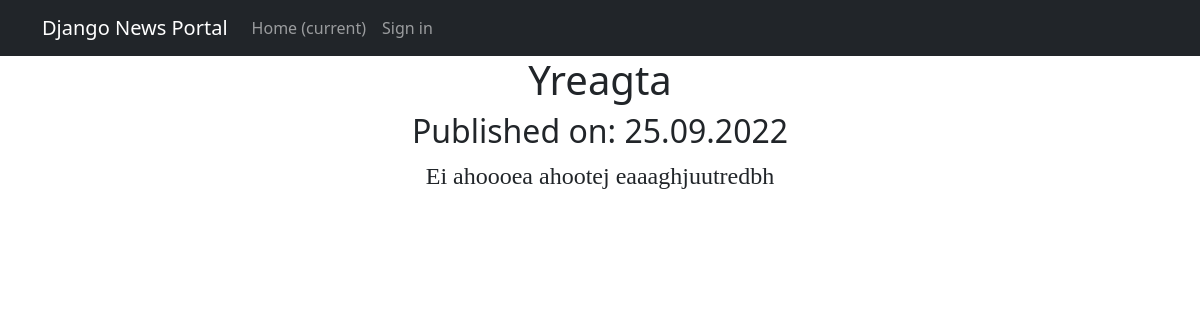
Page /news/4 on the committed database.
### news/models.py (models this page shows, shortened)
class Post(models.Model):
    postAuthor = models.ForeignKey(Author, on_delete=models.CASCADE)
    dateCreated = models.DateTimeField(auto_now_add=True)
    header = models.CharField(max_length=128)
    text = models.TextField()
    rating = models.IntegerField(default=0)
    regular_article = 'R'
    news_article = 'N'
    TYPES = [
        (regular_article, 'Article'),
        (news_article, 'News')
    ]
    type = models.CharField(max_length=1, choices=TYPES, default=regular_article)
    categories = models.ManyToManyField(Category, through='PostCategory')

### news/views.py (the view)
# urls.py: path('<int:pk>', cache_page(60*5)(PostDetail.as_view()), name='post_detail'),
class PostDetail(DetailView):
    model = Post
    template_name = 'details.html'
    context_object_name = 'details'
    def get_object(self, *args, **kwargs):
        obj = cache.get(f'post-{self.kwargs["pk"]}', None)
        if not obj:
            obj = super().get_object(queryset=self.queryset)
            cache.set(f'post-{self.kwargs["pk"]}', obj)
        return obj

### news/templatetags/custom_filters.py (called while the page is built)
@register.filter()
def censor(text):
    try:
        if not isinstance(text, str):
            raise TypeError('Censored text is not a string')
    except TypeError:
        print('Censored text is not of string type')
    else:
        wordlist = text.split()
        for i, j in enumerate(wordlist):
            if j.lower() in PROFANITIES:
                j = j[0] + '*' * (len(j) - 1)
                wordlist[i] = j
        return ' '.join(wordlist)

### templates/details.html (shortened to what this page needs)
{% extends 'default.html' %}
{% load custom_filters %}
{% block content %}
<h1>{{ details.header|censor }}</h1>
<h2>Published on: {{ details.dateCreated|date:'d.m.Y' }}</h2>
<p style="font-family:tahoma;font-size:24px">{{ details.text|censor }}</p>
{% endblock content %}

### rows in the picture
Post: header|censor "Yreagta", dateCreated "25.09.2022", text|censor "Ei ahoooea ahootej eaaaghjuutredbh"
